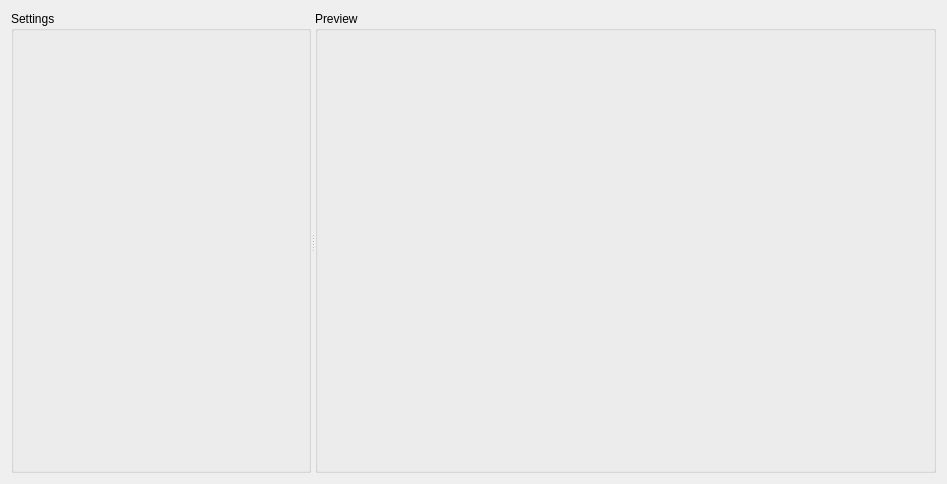
<?xml version="1.0" encoding="UTF-8"?>
<ui version="4.0">
 <class>MainWidget</class>
 <widget class="QWidget" name="MainWidget">
  <property name="geometry">
   <rect>
    <x>0</x>
    <y>0</y>
    <width>947</width>
    <height>484</height>
   </rect>
  </property>
  <property name="windowTitle">
   <string>Form</string>
  </property>
  <layout class="QGridLayout" name="gridLayout_4">
   <item row="0" column="0">
    <layout class="QVBoxLayout" name="verticalLayout_2">
     <item>
      <widget class="QSplitter" name="splitter">
       <property name="orientation">
        <enum>Qt::Horizontal</enum>
       </property>
       <widget class="QGroupBox" name="groupBox">
        <property name="maximumSize">
         <size>
          <width>300</width>
          <height>16777215</height>
         </size>
        </property>
        <property name="title">
         <string>Settings</string>
        </property>
        <layout class="QGridLayout" name="gridLayout_3">
         <item row="0" column="0">
          <layout class="QGridLayout" name="gridLayout_2"/>
         </item>
        </layout>
       </widget>
       <widget class="QGroupBox" name="groupBox_2">
        <property name="title">
         <string>Preview</string>
        </property>
        <layout class="QGridLayout" name="gridLayout">
         <item row="0" column="0">
          <layout class="QVBoxLayout" name="verticalLayout"/>
         </item>
        </layout>
       </widget>
      </widget>
     </item>
    </layout>
   </item>
  </layout>
 </widget>
 <resources/>
 <connections/>
</ui>
